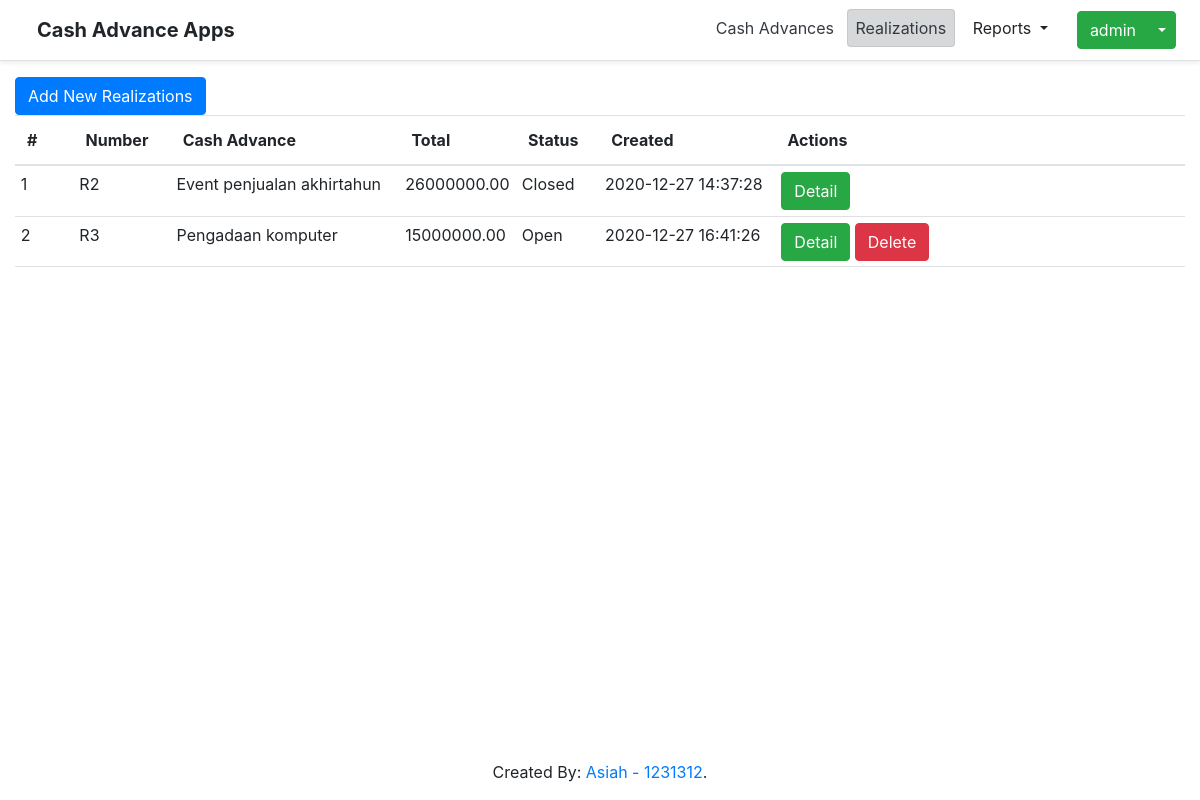
Before: /index.php?page=realizations (signed in) with the older database file.
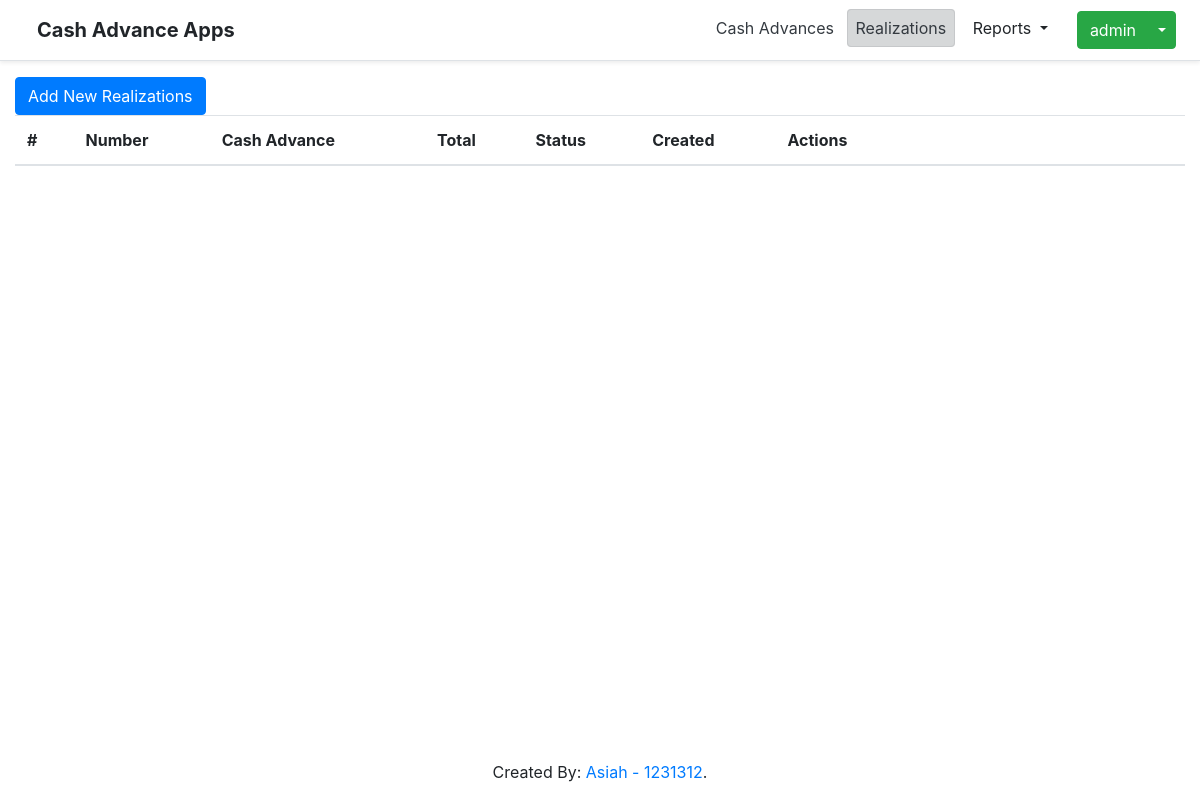
After: the same page with the newer database file.
### tables this page shows
CREATE TABLE `realizations` (
  `id` int(11) NOT NULL,
  `cash_advance_id` int(11) NOT NULL,
  `doc_num` varchar(25) NOT NULL,
  `total` decimal(16,2) NOT NULL,
  `difference` decimal(16,2) NOT NULL,
  `status` varchar(10) NOT NULL,
  `created_by` int(11) NOT NULL,
  `created_date` datetime NOT NULL DEFAULT current_timestamp(),
  `updated_by` int(11) DEFAULT NULL,
  `updated_date` datetime DEFAULT NULL,
  `is_deleted` tinyint(1) NOT NULL DEFAULT 0
);

CREATE TABLE `cash_advances` (
  `id` int(11) NOT NULL,
  `doc_num` varchar(12) NOT NULL,
  `description` varchar(125) NOT NULL,
  `total` decimal(16,2) NOT NULL,
  `status` varchar(25) NOT NULL,
  `created_by` int(11) NOT NULL,
  `created_date` datetime DEFAULT current_timestamp(),
  `updated_by` int(11) DEFAULT NULL,
  `updated_date` datetime DEFAULT NULL,
  `is_deleted` tinyint(1) NOT NULL DEFAULT 0,
  `pic_name` varchar(100) NOT NULL,
  `division` varchar(100) NOT NULL,
  `is_realized` tinyint(1) NOT NULL DEFAULT 0,
  `file` varchar(100) DEFAULT NULL
);

### realizations/index.php (the view, shortened to what this page needs)
<a
    href='index.php?page=realizations&action=form'
    class="btn btn-primary"
    style='float: left;'
>
    Add New Realizations
</a>
<table
    class="table"
>
  <thead>
    <tr>
      <th
        style='width: 5%'
      >
        #
    </th>
      <th>Number</th>
      <th>Cash Advance</th>
      <th>Total</th>
      <th>Status</th>
      <th>Created</th>
      <th
          style='width: 35%'
      >
        Actions
    </th>
    </tr>
  </thead>
  <tbody>
      <?php
            $query = "
                SELECT
                    r.*,
                    ca.description
                FROM
                    realizations r
                INNER JOIN cash_advances ca
                ON r.cash_advance_id = ca.id
                WHERE
                    r.is_deleted = 0
                ";
            $datas = $conn->query($query);
            if ($datas->num_rows > 0):
                $i = 0;
                while ($row = $datas->fetch_assoc()):
                    $i++;
      ?>
                <tr>
                    <td scope="row">
                        <?php echo $i ?>
                    </td>
                    <td>
                        <?php echo $row['doc_num'] ?>
                    </td>
                    <td>
                        <?php echo $row['description'] ?>
                    </td>
                    <td>
                        <?php echo $row['total'] ?>
                    </td>
                    <td>
                        <?php echo $row['status'] ?>
                    </td>
                    <td>
                        <?php echo $row['created_date'] ?>
                    </td>
                    <td>
                        <a href='index.php?page=realizations&action=detail&id=<?php echo $row["id"]; ?>' class="btn btn-success">
                            Detail
                        </a>
                        <?php
                            if($row['status'] == 'Open'):
                        ?>
                            <button
                                data-id='<?php echo $row["id"]; ?>'
                                data-ca-id='<?php echo $row["cash_advance_id"]; ?>'
                                data-description='<?php echo $row["description"]; ?>'
                                class="btnDelete btn btn-danger"
                            >
                                Delete
                            </button>
                        <?php
                            endif;
                        ?>
                    </td>
                </tr>
        <?php
                endwhile;
            endif;
        ?>
  </tbody>
  <tfoot>
    <tr>
        <th colspan='7'></th>
    </tr>
  </tfoot>
</table>

Changed rows visible on the page:
removed realizations: doc_num "R2", cash_advance.description "Event penjualan akhirtahun", total "26000000.00", status "Closed", created_date "2020-12-27 14:37:28"
removed realizations: doc_num "R3", cash_advance.description "Pengadaan komputer", total "15000000.00", status "Open", created_date "2020-12-27 16:41:26"
